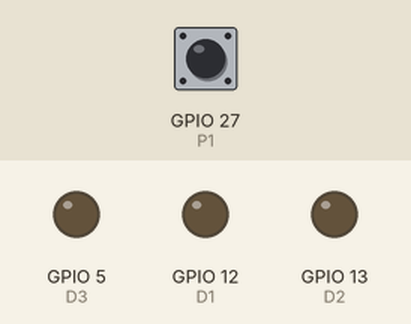
This sketch was run on a simulated ESP32. On the bench: output pins drawn as LEDs (lit = HIGH). The test bench sets the inputs (shaded band); at power-on: GPIO 27 (P1) HIGH. Pins used as bus, display or sensor lines are not drawn.

Above: at 1.2 s.
1.3 s: GPIO 27 (P1) pulled LOW for 0.15 s
At 1.31 s:
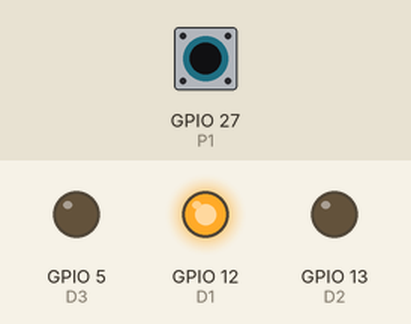
At 2.6 s:
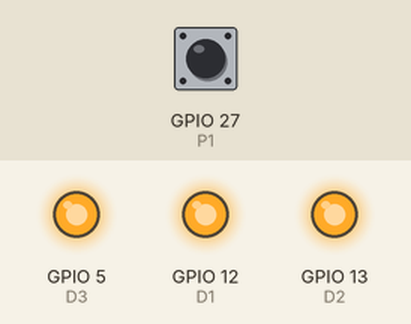
4.4 s: GPIO 27 (P1) pulled LOW for 3.2 s
At 13.2 s:
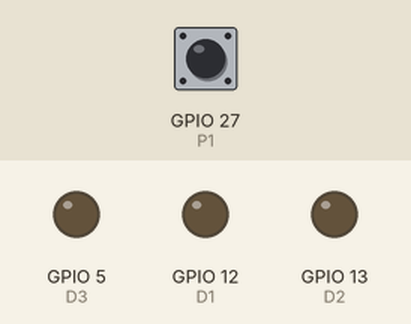
Timing chart, 0 to 14.7 s (numbered marks = the images above; inputs shaded):
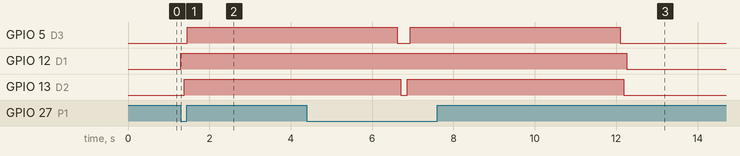

Measured:
- after the input at 1.3 s, GPIO 5 (D3): LOW → HIGH after 0.16 s; GPIO 12 (D1): LOW → HIGH at once; GPIO 13 (D2): LOW → HIGH after 0.08 s
- after the input at 4.4 s, GPIO 12 (D1): HIGH → LOW after 7.9 s instead of 2.4 s

The sketch:

D04_luz_escalera.ino
```cpp
//------------------------------------------------------------
// Programa: D04_luz_escalera.ino (ESP32 + BIOS Shield)
// Autor: Gabriel Bravo Eguren T31A (13-01-2025)
// Descripción: simula el funcionamiento de un alumbrado de
//              escalera. Inicialmente D1,D2,D3,D4 apagados y P1 en reposo. Cada vez que se pulse P1 se iluminan
//              todos los leds durante 5 segundos y luego se apagan. El proceso se repite cada vez que se pulsa P1.
//              Para ampliar: hacer que la secuencia de encendido sea D1,D2,D3,D4 a intervalos de 80ms y la de
//              apagado D4,D3,D2,D1 con otros 80ms de retardo
//------------------------------------------------------------

#define D1 12
#define D2 13
#define D3 5
#define D4 23

#define P1 27

void setup()
{
  pinMode(D1, OUTPUT);
  pinMode(D2, OUTPUT);
  pinMode(D3, OUTPUT);
  pinMode(D4, OUTPUT);

  pinMode(P1, INPUT_PULLUP);

  digitalWrite(D1, LOW);
  digitalWrite(D2, LOW);
  digitalWrite(D3, LOW);
  digitalWrite(D4, LOW);
}

void loop()
{
  if(!digitalRead(P1))
  {
    digitalWrite(D1, HIGH);
    delay(80);
    digitalWrite(D2, HIGH);
    delay(80);
    digitalWrite(D3, HIGH);
    delay(80);
    digitalWrite(D4, HIGH);

    delay(5000);

    digitalWrite(D4, LOW);
    delay(80);
    digitalWrite(D3, LOW);
    delay(80);
    digitalWrite(D2, LOW);
    delay(80);
    digitalWrite(D1, LOW);
  }

}
```
